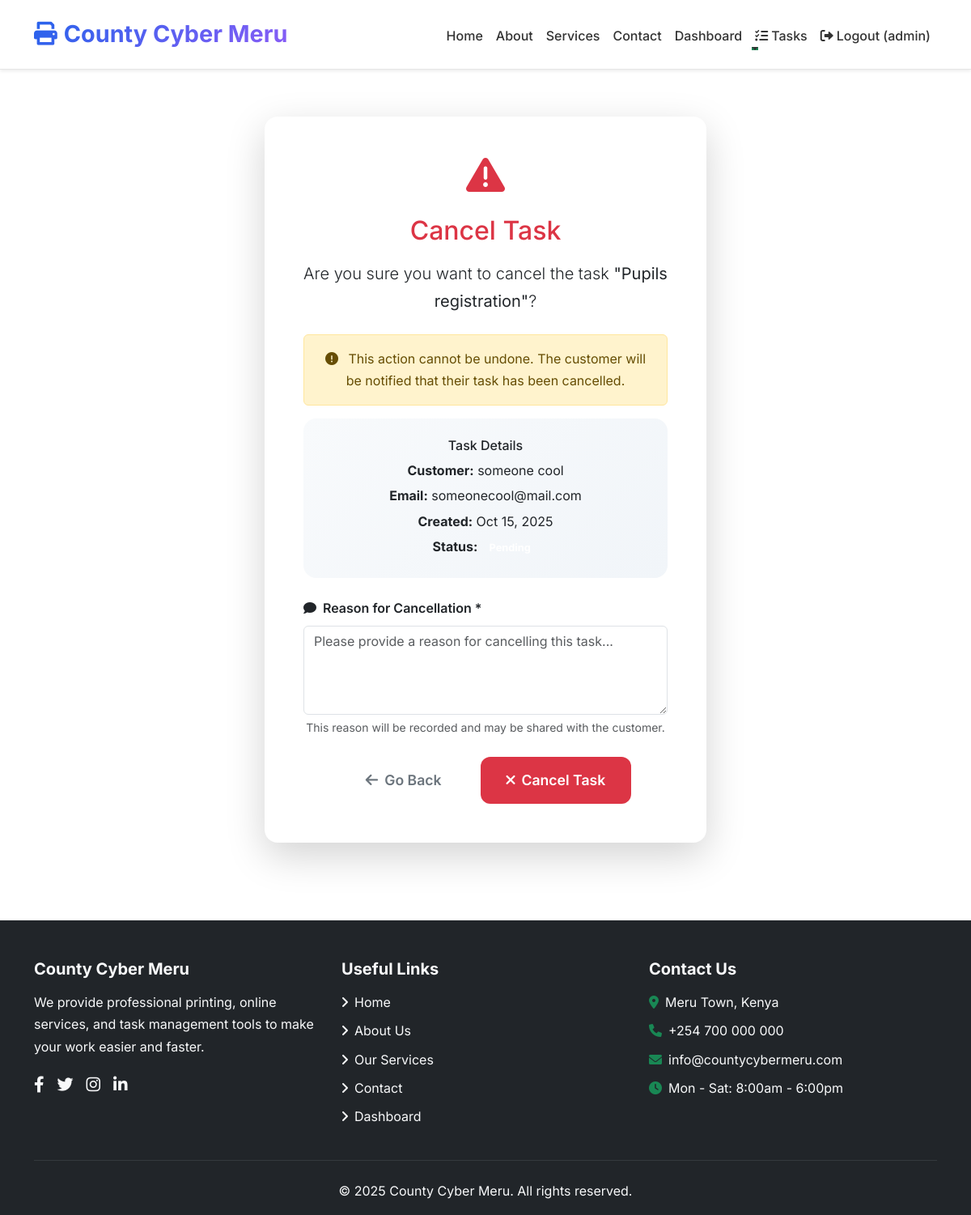
The app's page /task-manager/6/cancel/ (signed in) with its own data.
### staff/models.py (models this page shows, shortened)
class StaffProfile(AbstractUser):
    RANK_CHOICES = (
        ('ADMIN', 'Administrator'),
        ('MANAGER', 'Manager'),
        ('STAFF', 'Regular Staff'),
    )
    rank = models.CharField(max_length=20, choices=RANK_CHOICES, default='STAFF')
    can_verify = models.BooleanField(default=False)
    can_manage_users = models.BooleanField(default=False)
    department = models.CharField(max_length=100, blank=True)
    phone_number = models.CharField(max_length=20, blank=True)
    profile_picture = models.ImageField(upload_to='staff_profiles/', blank=True, null=True)
    position = models.CharField(max_length=100, blank=True)
    class Meta:
        verbose_name = 'Staff Profile'
        verbose_name_plural = 'Staff Profiles'

### task_manager/models.py (models this page shows, shortened)
class Task(models.Model):
    STATUS_CHOICES = [
        ('pending', 'Pending'),
        ('in_progress', 'In Progress'),
        ('completed', 'Completed'),
        ('cancelled', 'Cancelled'),
    ]
    PRIORITY_CHOICES = [
        ('low', 'Low'),
        ('medium', 'Medium'),
        ('high', 'High'),
        ('urgent', 'Urgent'),
    ]
    title = models.CharField(max_length=200)
    description = models.TextField()
    category = models.ForeignKey(
        TaskCategory,
        on_delete=models.CASCADE,
        related_name='tasks'
    )
    customer_name = models.CharField(max_length=100)
    customer_email = models.EmailField()
    customer_phone = models.CharField(max_length=20, blank=True)
    status = models.CharField(max_length=20, choices=STATUS_CHOICES, default='pending')
    priority = models.CharField(max_length=20, choices=PRIORITY_CHOICES, default='medium')
    assigned_to = models.ForeignKey(
        settings.AUTH_USER_MODEL,
        on_delete=models.SET_NULL,
        null=True,
        blank=True,
        limit_choices_to={'is_staff': True},
        related_name='assigned_tasks'
    )
    price = models.DecimalField(max_digits=10, decimal_places=2, null=True, blank=True)
    created_at = models.DateTimeField(auto_now_add=True)
    updated_at = models.DateTimeField(auto_now=True)
    due_date = models.DateTimeField(null=True, blank=True)
    completed_at = models.DateTimeField(null=True, blank=True)
    cancellation_reason = models.TextField(blank=True)
    staff_notes = models.TextField(blank=True, help_text="Internal notes for staff")
    attachment = models.FileField(upload_to='task_attachments/', blank=True, null=True)
    class Meta:
        ordering = ['-created_at']
        indexes = [
            models.Index(fields=['status']),
            models.Index(fields=['priority']),
            models.Index(fields=['created_at']),
            models.Index(fields=['assigned_to']),
            models.Index(fields=['category']),
        ]

### task_manager/views.py (the view, shortened to what this page needs)
# urls.py: path('<int:pk>/cancel/', views.task_cancel, name='task-cancel'),
@user_passes_test(is_staff_user)
@login_required
def task_cancel(request, pk):
    task = get_object_or_404(Task, pk=pk)
    return render(request, 'task_manager/task_cancel.html', {
        'task': task,
        'title': f'Cancel Task: {task.title}'
    })

### task_manager/views.py (called while the page is built)
def is_staff_user(user):
    return user.is_staff

### templates/task_manager/task_cancel.html (shortened to what this page needs)
{% extends 'task_manager/base_task.html' %}
{% block content %}
<div class="container py-5">
    <div class="row justify-content-center">
        <div class="col-lg-6">
            <div class="card border-0 shadow-lg">
                <div class="card-body p-5 text-center">
                    <div class="text-danger mb-4">
                        <i class="fas fa-exclamation-triangle fa-3x"></i>
                    </div>
                    <h2 class="text-danger mb-3">Cancel Task</h2>
                    <p class="lead mb-4">
                        Are you sure you want to cancel the task
                        <strong>"{{ task.title }}"</strong>?
                    </p>
                    <div class="alert alert-warning">
                        <i class="fas fa-exclamation-circle me-2"></i>
                        This action cannot be undone. The customer will be notified that their task has been cancelled.
                    </div>
                    <div class="card border-0 bg-light mb-4">
                        <div class="card-body">
                            <h6>Task Details</h6>
                            <p class="mb-1"><strong>Customer:</strong> {{ task.customer_name }}</p>
                            <p class="mb-1"><strong>Email:</strong> {{ task.customer_email }}</p>
                            <p class="mb-1"><strong>Created:</strong> {{ task.created_at|date:"M d, Y" }}</p>
                            <p class="mb-0"><strong>Status:</strong>
                                <span class="badge task-status-{{ task.status }}">
                                </span>
                            </p>
                        </div>
                    </div>
                    <form method="post">
                        <div class="mb-4">
                            <label class="form-label fw-semibold text-start w-100">
                                <i class="fas fa-comment me-2"></i>Reason for Cancellation *
                            </label>
                            <textarea name="cancellation_reason" class="form-control" rows="4"
                                      placeholder="Please provide a reason for cancelling this task..."
                                      required></textarea>
                            <div class="form-text">
                                This reason will be recorded and may be shared with the customer.
                            </div>
                        </div>
                        <div class="d-flex justify-content-center gap-3">
                            <a href="{% url 'task_manager:task-detail' task.pk %}" class="btn btn-outline-secondary">
                                <i class="fas fa-arrow-left me-2"></i>Go Back
                            </a>
                            <button type="submit" class="btn btn-danger">
                                <i class="fas fa-times me-2"></i>Cancel Task
                            </button>
                        </div>
                    </form>
                </div>
            </div>
        </div>
    </div>
</div>
{% endblock %}

### templates/base/base.html (shortened to what this page needs)
{% load static %}
<!DOCTYPE html>
<html lang="en">
<head>
    <link href="https://cdn.jsdelivr.net/npm/bootstrap@5.3.0/dist/css/bootstrap.min.css" rel="stylesheet">
    <link href="https://cdnjs.cloudflare.com/ajax/libs/font-awesome/6.0.0/css/all.min.css" rel="stylesheet">
    <link href="{% static 'css/main.css' %}" rel="stylesheet">
</head>
<body>
    <nav class="navbar navbar-expand-lg navbar-light bg-light fixed-top shadow-sm">
        <div class="container">
            <a class="navbar-brand d-flex align-items-center" href="{% url 'home' %}">
                {% if logo_available %}
                    <img src="{% static 'images/logo.png' %}" alt="County Cyber Meru" height="40" class="me-2">
                {% else %}
                    <i class="fas fa-print me-2 text-primary"></i>
                    <span class="fw-bold">County Cyber Meru</span>
                {% endif %}
            </a>
            <div class="collapse navbar-collapse justify-content-end" id="navbarNav">
                <ul class="navbar-nav align-items-center">
                    <li class="nav-item">
                        <a class="nav-link" href="{% url 'home' %}">Home</a>
                    </li>
                    <li class="nav-item">
                        <a class="nav-link" href="{% url 'about' %}">About</a>
                    </li>
                    <li class="nav-item">
                        <a class="nav-link" href="{% url 'task_manager:service-categories' %}">Services</a>
                    </li>
                    <li class="nav-item">
                        <a class="nav-link" href="{% url 'contact' %}">Contact</a>
                    </li>
                    {% if user.is_authenticated %}
                        <li class="nav-item">
                            <a class="nav-link" href="{% url 'dashboard' %}">Dashboard</a>
                        </li>
                        {% if user.is_staff %}
                        <li class="nav-item dropdown">
                            <a class="nav-link dropdown-toggle" href="#" id="taskDropdown" role="button" data-bs-toggle="dropdown" aria-expanded="false">
                                <i class="fas fa-tasks me-1"></i>Tasks
                            </a>
                        </li>
                        {% endif %}
                        <li class="nav-item">
                            <a class="nav-link" href="{% url 'staff:logout' %}">
                                <i class="fas fa-sign-out-alt me-1"></i>Logout ({{ user.username }})
                            </a>
                        </li>
                    {% else %}
                        <li class="nav-item">
                            <a class="nav-link" href="{% url 'staff:login' %}">Staff Login</a>
                        </li>
                    {% endif %}
                </ul>
            </div>
        </div>
    </nav>
    <main class="pt-5 mt-5">
        {% block content %}
        {% endblock %}
    </main>
<footer class="bg-dark text-light pt-5 pb-3 mt-5">
    <div class="container">
        <div class="row gy-4">
            <div class="col-md-4">
                <h5 class="fw-bold mb-3">County Cyber Meru</h5>
                <p>We provide professional printing, online services, and task management tools to make your work easier and faster.</p>
                <div class="d-flex gap-3 mt-3">
                    <a href="#" class="text-light fs-5"><i class="fab fa-facebook-f"></i></a>
                    <a href="#" class="text-light fs-5"><i class="fab fa-twitter"></i></a>
                    <a href="#" class="text-light fs-5"><i class="fab fa-instagram"></i></a>
                    <a href="#" class="text-light fs-5"><i class="fab fa-linkedin-in"></i></a>
                </div>
            </div>
            <div class="col-md-4">
                <h5 class="fw-bold mb-3">Useful Links</h5>
                <ul class="list-unstyled">
                    <li><a href="{% url 'home' %}" class="text-light text-decoration-none d-block mb-2"><i class="fas fa-angle-right me-2"></i>Home</a></li>
                    <li><a href="{% url 'about' %}" class="text-light text-decoration-none d-block mb-2"><i class="fas fa-angle-right me-2"></i>About Us</a></li>
                    <li><a href="{% url 'task_manager:service-categories' %}" class="text-light text-decoration-none d-block mb-2"><i class="fas fa-angle-right me-2"></i>Our Services</a></li>
                    <li><a href="{% url 'contact' %}" class="text-light text-decoration-none d-block mb-2"><i class="fas fa-angle-right me-2"></i>Contact</a></li>
                    {% if user.is_authenticated %}
                    <li><a href="{% url 'dashboard' %}" class="text-light text-decoration-none d-block mb-2"><i class="fas fa-angle-right me-2"></i>Dashboard</a></li>
                    {% else %}
                    <li><a href="{% url 'staff:login' %}" class="text-light text-decoration-none d-block mb-2"><i class="fas fa-angle-right me-2"></i>Staff Login</a></li>
                    {% endif %}
                </ul>
            </div>
            <div class="col-md-4">
                <h5 class="fw-bold mb-3">Contact Us</h5>
                <p class="mb-2"><i class="fas fa-map-marker-alt me-2 text-success"></i>Meru Town, Kenya</p>
                <p class="mb-2"><i class="fas fa-phone me-2 text-success"></i><a href="tel:+254700000000" class="text-light text-decoration-none">+254 700 000 000</a></p>
                <p class="mb-2"><i class="fas fa-envelope me-2 text-success"></i><a href="mailto:info@countycybermeru.com" class="text-light text-decoration-none">info@countycybermeru.com</a></p>
                <p class="mb-0"><i class="fas fa-clock me-2 text-success"></i>Mon - Sat: 8:00am - 6:00pm</p>
            </div>
        </div>
        <hr class="border-secondary my-4">
        <div class="text-center">
            <p class="mb-0">&copy; 2025 County Cyber Meru. All rights reserved.</p>
        </div>
    </div>
</footer>
</body>
</html>

### static/css/main.css (style rules this page uses)
:root { --primary: #2563eb; --primary-dark: #1d4ed8; --secondary: #64748b; --light: #f8fafc; --dark: #1e293b; --gradient-start: #2563eb; --gradient-end: #8b5cf6; --accent: #f59e0b; }
body { font-family: 'Inter', 'Segoe UI', system-ui, -apple-system, sans-serif; line-height: 1.7; color: var(--dark); overflow-x: hidden; }
.navbar { background: rgba(255, 255, 255, 0.98) !important; backdrop-filter: blur(10px); padding: 1.2rem 0 !important; border-bottom: 1px solid rgba(0, 0, 0, 0.1); box-shadow: 0 2px 30px rgba(0, 0, 0, 0.08); }
.navbar-brand { font-weight: 800 !important; font-size: 1.8rem !important; background: linear-gradient(135deg, var(--gradient-start), var(--gradient-end)); -webkit-background-clip: text; -webkit-text-fill-color: transparent; background-clip: text; }
.navbar-nav .nav-link { position: relative; color: #333; font-weight: 500; transition: color 0.3s ease; padding-bottom: 4px; }
.navbar-nav .nav-link::after { content: ''; position: absolute; left: 0; bottom: 0; width: 0; height: 2px; background-color: #198754; transition: width 0.3s ease; }
.navbar { padding: 0.8rem 0 !important; }
.btn { border-radius: 12px; padding: 1rem 2rem; font-weight: 600; font-size: 1.1rem; border: none; transition: all 0.4s cubic-bezier(0.4, 0, 0.2, 1); position: relative; overflow: hidden; }
.bg-light { background: linear-gradient(135deg, #f8fafc 0%, #f1f5f9 100%); }
html { scroll-behavior: smooth; }
.badge { font-size: 0.8em; padding: 0.5em 0.75em; }
.card { border-radius: 16px; overflow: hidden; transition: transform 0.2s ease, box-shadow 0.2s ease; }
.card-body { padding: 1.5rem; }

### records on screen
StaffProfile: username "admin"
Task: title "Pupils registration", customer_name "someone cool", customer_email "someonecool@mail.com", created_at "Oct 15, 2025"
